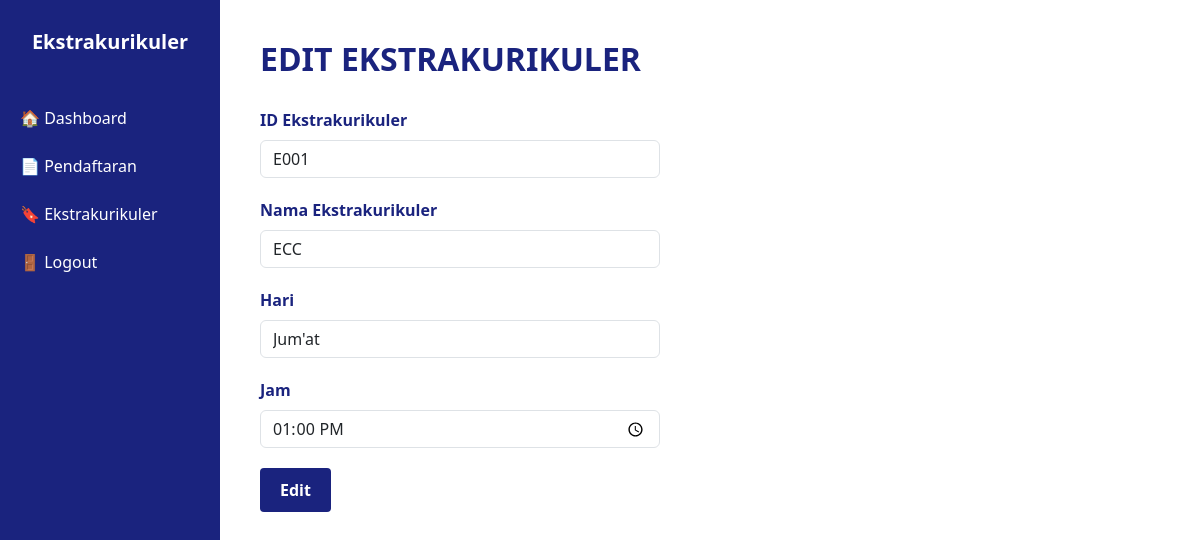
The page /admin/edit.php?id_eskul=E001 (signed in) on the database its author committed.
### tables this page shows
CREATE TABLE `eskul` (
  `id_eskul` varchar(4) NOT NULL,
  `nama_eskul` varchar(100) NOT NULL,
  `hari` varchar(50) NOT NULL,
  `jam` time NOT NULL
);

### admin/edit.php (the view, shortened to what this page needs)
<?php
    require_once "database.php";
    $id_eskul = $_GET['id_eskul'];
    $sql = "SELECT * FROM eskul where id_eskul='$id_eskul'";
    $tampil = $db->query($sql);
    $row = $tampil->fetch_assoc();
?>
<!DOCTYPE html>
<html lang="en">
<head>
  <link href="https://cdn.jsdelivr.net/npm/bootstrap@5.3.0/dist/css/bootstrap.min.css" rel="stylesheet" />
</head>
<body>
<div class="sidebar">
  <h3>Ekstrakurikuler</h3>
  <a href="index.php">🏠 Dashboard</a>
  <a href="pendaftaran.php">📄 Pendaftaran</a>
  <a href="eskul.php">🔖 Ekstrakurikuler</a>
  <a href="logout.php">🚪 Logout</a>
</div>
<div class="main-content">
  <h2>Edit Ekstrakurikuler</h2>
  <form action="" method="post" style="max-width: 500px;">
    <div class="mb-3">
      <label for="kode_p" class="form-label">ID Ekstrakurikuler</label>
      <input type="text" id="id" name="id" class="form-control" value=<?=  $row['id_eskul']  ?> required />
    </div>
    <div class="mb-3">
      <label for="ttd_petugas" class="form-label">Nama Ekstrakurikuler</label>
      <input type="text" id="eskul" name="eskul" class="form-control"  value=<?=  $row['nama_eskul']?> required />
    </div>
    <div class="mb-3">
      <label for="ttd_peminjam" class="form-label">Hari</label>
      <input type="text" id="hari" name="hari" class="form-control"    value=<?=  $row['hari']?>  required />
    </div>
    <div class="mb-3">
      <label for="tgl_peminjaman" class="form-label">Jam</label>
      <input type="time" id="jam" name="jam" class="form-control"  value=<?=  $row['jam']?>   required />
    <button name="tambah" class="btn-submit">Edit</button>
  </form>
</div>
</body>
</html>

### admin/edit.php (style rules this page uses)
:root { --main-color: #1A237E; }
body { margin: 0; font-family: 'Segoe UI', Tahoma, Geneva, Verdana, sans-serif; }
.sidebar { position: fixed; width: 220px; height: 100vh; background-color: var(--main-color); color: white; padding-top: 30px; }
.sidebar h3 { text-align: center; margin-bottom: 40px; font-weight: bold; font-size: 20px; }
.sidebar a { display: block; padding: 12px 20px; color: white; text-decoration: none; }
.main-content { margin-left: 220px; padding: 40px; }
h2 { color: var(--main-color); font-weight: bold; text-transform: uppercase; margin-bottom: 30px; }
.btn-submit { background-color: var(--main-color); border: none; color: white; padding: 10px 20px; font-weight: bold; border-radius: 4px; }
label { font-weight: 600; color: var(--main-color); }
.form-control, select { max-width: 400px; margin-bottom: 20px; }

### rows shown on the page
eskul: id "E001", eskul "ECC", hari "Jum'at", jam "13:00:00"
